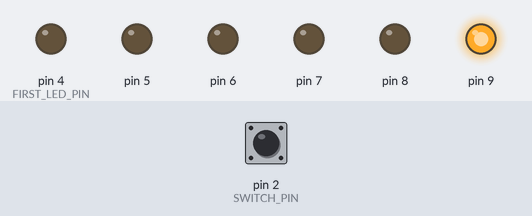
Bench run of a sketch on a simulated Arduino Uno, built with avr-gcc and run on an emulated ATmega328P. Parts: output pins drawn as LEDs (lit = HIGH). The inputs (shaded band) are chosen by the test bench; at power-on: pin 2 (SWITCH_PIN) HIGH.

Above: at 1.2 s.
1.3 s: pin 2 (SWITCH_PIN) pulled LOW for 0.15 s
At 2.5 s:
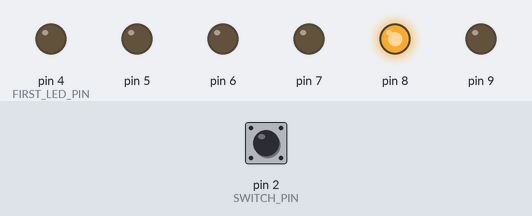
2.9 s: pin 2 (SWITCH_PIN) pulled LOW for 1 s
At 3.7 s:
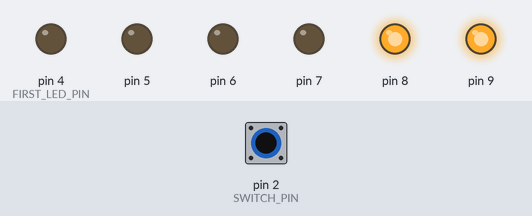
5.4 s: pin 2 (SWITCH_PIN) pulled LOW for 0.15 s
At 6.6 s:
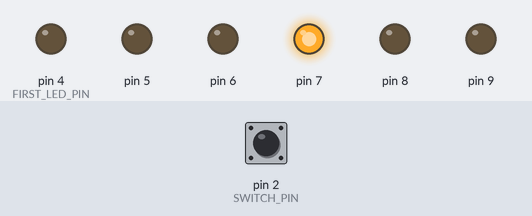
7.0 s: pin 2 (SWITCH_PIN) pulled LOW for 3.2 s
At 8.0 s:
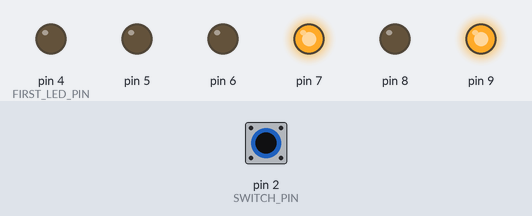
11.7 s: pin 2 (SWITCH_PIN) pulled LOW for 0.15 s
At 12.8 s:
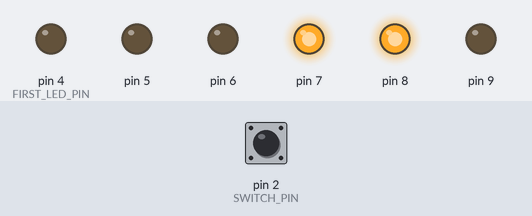
13.3 s: pin 2 (SWITCH_PIN) pulled LOW for 1 s
At 14.0 s:
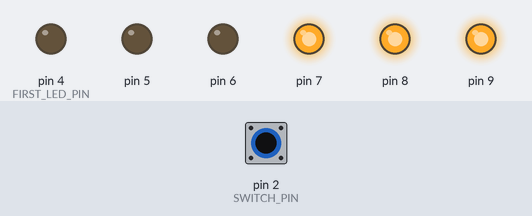
Timing chart, 0 to 16.3 s (numbered marks = the images above; inputs shaded):
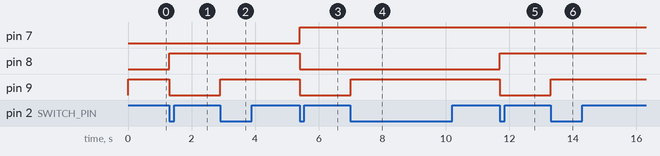

The sketch:

binary-led-counter.ino
```cpp
#include "Arduino.h"

const int SWITCH_PIN = 2;
const int FIRST_LED_PIN = 4;
const int NO_LEDS = 6;
const int DOWN_THRESHOLD_MILLIS = 100;

int pressCount = 1;
long changeStartTime = 0;
int currState = 0;
int loopCount = -1;
void setup()
{
	//Serial.begin(9600);
	pinMode(SWITCH_PIN, INPUT);
	for(int i = 0; i < NO_LEDS; i++)
		pinMode((FIRST_LED_PIN + i), OUTPUT);

}
void loop()
{
	/*
	digitalWrite(FIRST_LED_PIN,digitalRead(SWITCH_PIN));
	 */
	switchPressIncrementSpotlight();
	if(loopCount != pressCount)
	{
		int count = pressCount;
   //Serial.print(count);
  // Serial.println(":");
		for (int i = 0; i < NO_LEDS; i++)
		{
      float inverse = NO_LEDS-(i+1);
			float power = pow(2,inverse);
     int realPower = round(power);
			int num = count / realPower;
      if(count >= realPower)
			  count -= realPower;
			if(num == 1)
				digitalWrite(FIRST_LED_PIN+i,HIGH);
			else
				digitalWrite(FIRST_LED_PIN+i,LOW);
       // Serial.print(realPower);
        //Serial.print("  ");
       // Serial.println(num);
		}
   //Serial.println();
		loopCount = pressCount;
	}
}

void switchPressIncrementSpotlight()
{
  long time = millis();
  int newState = readSwitchState();
  if (newState == currState)
    return;
  if(currState == HIGH &&
      time - changeStartTime >
      DOWN_THRESHOLD_MILLIS)
    pressCount++;
   if(time - changeStartTime <
      DOWN_THRESHOLD_MILLIS)
      return;
  changeStartTime = time;
  currState = newState;
}


int readSwitchState()
{
	int init = digitalRead(SWITCH_PIN);
	//delay(10);
	//int second = digitalRead(SWITCH_PIN);
	//if (init == second)
	//if(init == HIGH)
		//Serial.println("gotem");
      return init;
	//return 0;
}
```

Measured:
- after the input at 1.3 s, pin 8: LOW → HIGH at once; pin 9: HIGH → LOW at once
- after the input at 2.9 s, pin 9: LOW → HIGH at once
- after the input at 5.4 s, pin 7: LOW → HIGH at once; pin 8, pin 9: HIGH → LOW at once
- after the input at 7.0 s, pin 9: LOW → HIGH at once
- after the input at 11.7 s, pin 8: LOW → HIGH at once; pin 9: HIGH → LOW at once
- after the input at 13.3 s, pin 9: LOW → HIGH at once
